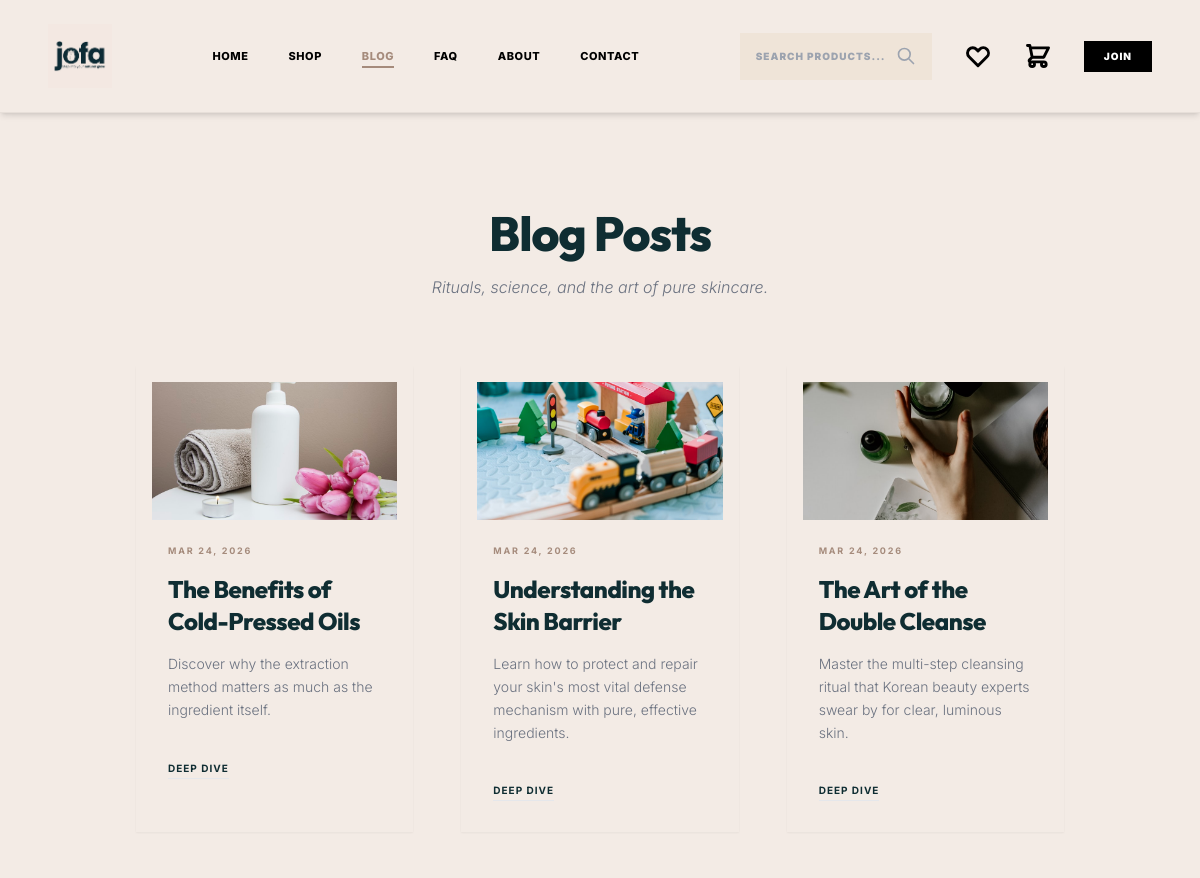
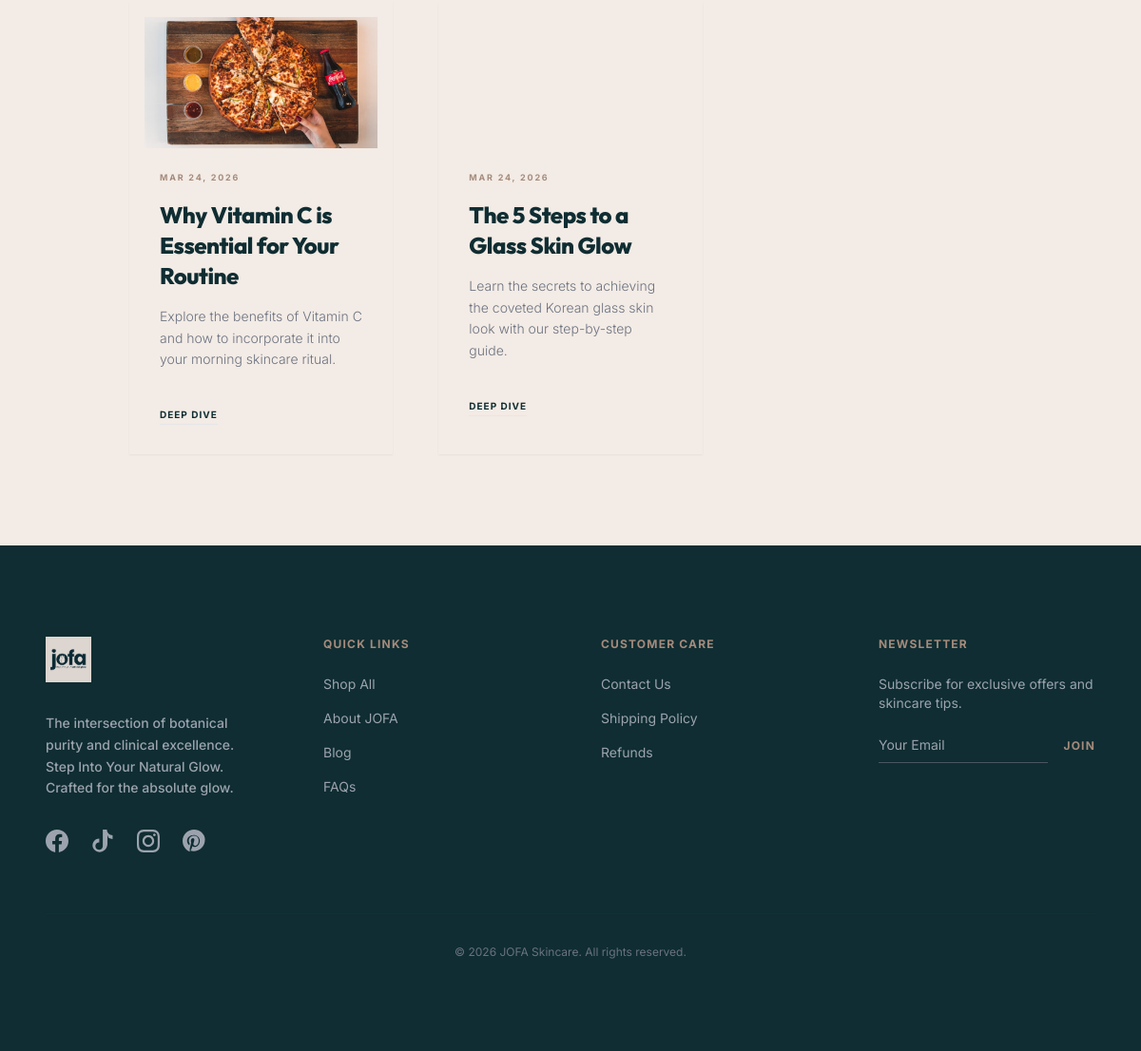
Screenshot of /blog/ with the database file from the repository (2 pictures, top to bottom).
### blog/models.py (models this page shows, shortened)
class Post(models.Model):
    title = models.CharField(max_length=200)
    slug = models.SlugField(unique=True, blank=True)
    author = models.CharField(max_length=100, default='JOFA Team')
    image = models.ImageField(upload_to='blog/', blank=True, null=True)
    content = models.TextField()
    excerpt = models.TextField(max_length=300, blank=True)
    created_at = models.DateTimeField(auto_now_add=True)
    updated_at = models.DateTimeField(auto_now=True)
    published = models.BooleanField(default=True)
    class Meta:
        ordering = ('-created_at',)
    def get_absolute_url(self):
        return reverse('blog:post_detail', args=[self.slug])

### blog/views.py (the view)
# urls.py: path('', views.PostListView.as_view(), name='post_list'),
class PostListView(ListView):
    model = Post
    template_name = 'blog/post_list.html'
    context_object_name = 'posts'
    queryset = Post.objects.filter(published=True)

### orders/cart.py (called while the page is built)
    def __len__(self):
        return sum(item['quantity'] for item in self.cart.values())

### orders/context_processors.py (called while the page is built)
def cart(request):
    return {'cart': Cart(request)}

### templates/blog/post_list.html (shortened to what this page needs)
{% extends 'base.html' %}
{% block content %}
<section class="py-24 bg-jofa-beige">
    <div class="container mx-auto px-6 md:px-12">
        <h1 class="text-5xl serif text-jofa-dark mb-4 text-center">Blog Posts</h1>
        <p class="text-center text-gray-500 font-light mb-16 italic">Rituals, science, and the art of pure skincare.</p>
        <div class="grid grid-cols-1 md:grid-cols-2 lg:grid-cols-3 gap-12">
            {% for post in posts %}
            <div class="bg-jofa-beige p-4 shadow-sm group">
                <div class="overflow-hidden mb-6 aspect-video">
                    {% if post.image %}
                    <img src="{{ post.image.url }}" alt="{{ post.title }}"
                        class="w-full h-full object-cover group-hover:scale-105 transition-transform duration-700">
                    {% else %}
                    <div class="w-full h-full bg-jofa-beige"></div>
                    {% endif %}
                </div>
                <div class="px-4 pb-4">
                    <span class="text-[9px] uppercase tracking-[0.2em] text-jofa-gold font-bold mb-4 block">{{ post.created_at|date:"M d, Y" }}</span>
                    <h2 class="text-2xl serif text-jofa-dark mb-4 group-hover:text-jofa-gold transition-colors"><a
                            href="{{ post.get_absolute_url }}">{{ post.title }}</a></h2>
                    <p class="text-sm text-gray-500 leading-relaxed font-light mb-8">{{ post.excerpt|truncatewords:25 }}
                    </p>
                    <a href="{{ post.get_absolute_url }}"
                        class="text-[10px] uppercase tracking-widest font-bold border-b border-jofa-dark pb-1 group-hover:border-jofa-gold group-hover:text-jofa-gold transition-all">Deep
                        Dive</a>
                </div>
            </div>
            {% endfor %}
        </div>
    </div>
</section>
{% endblock %}

### templates/base.html (style rules this page uses)
body { font-family: 'Inter', sans-serif; background-color: #F3EBE5; color: #0F2D32; font-weight: 400; }
h1, h2, h3, .serif { font-family: 'Outfit', sans-serif; font-weight: 800; color: #0F2D32; letter-spacing: -0.02em; }
p { line-height: 1.8; color: #2D4F52; font-weight: 400; }

### rows the page displays
Post: image (picture), created_at "MAR 24, 2026", title "The Benefits of Cold-Pressed Oils", excerpt "Discover why the extraction method matters as much as the ingredient itself."
Post: image (picture), created_at "MAR 24, 2026", title "Understanding the Skin Barrier", excerpt "Learn how to protect and repair your skin's most vital defense mechanism with pure, effective ingredients."
Post: image (picture), created_at "MAR 24, 2026", title "The Art of the Double Cleanse", excerpt "Master the multi-step cleansing ritual that Korean beauty experts swear by for clear, luminous skin."
Post: image (picture), created_at "MAR 24, 2026", title "Why Vitamin C is Essential for Your Routine", excerpt "Explore the benefits of Vitamin C and how to incorporate it into your morning skincare ritual."
Post: created_at "MAR 24, 2026", title "The 5 Steps to a Glass Skin Glow", excerpt "Learn the secrets to achieving the coveted Korean glass skin look with our step-by-step guide."
